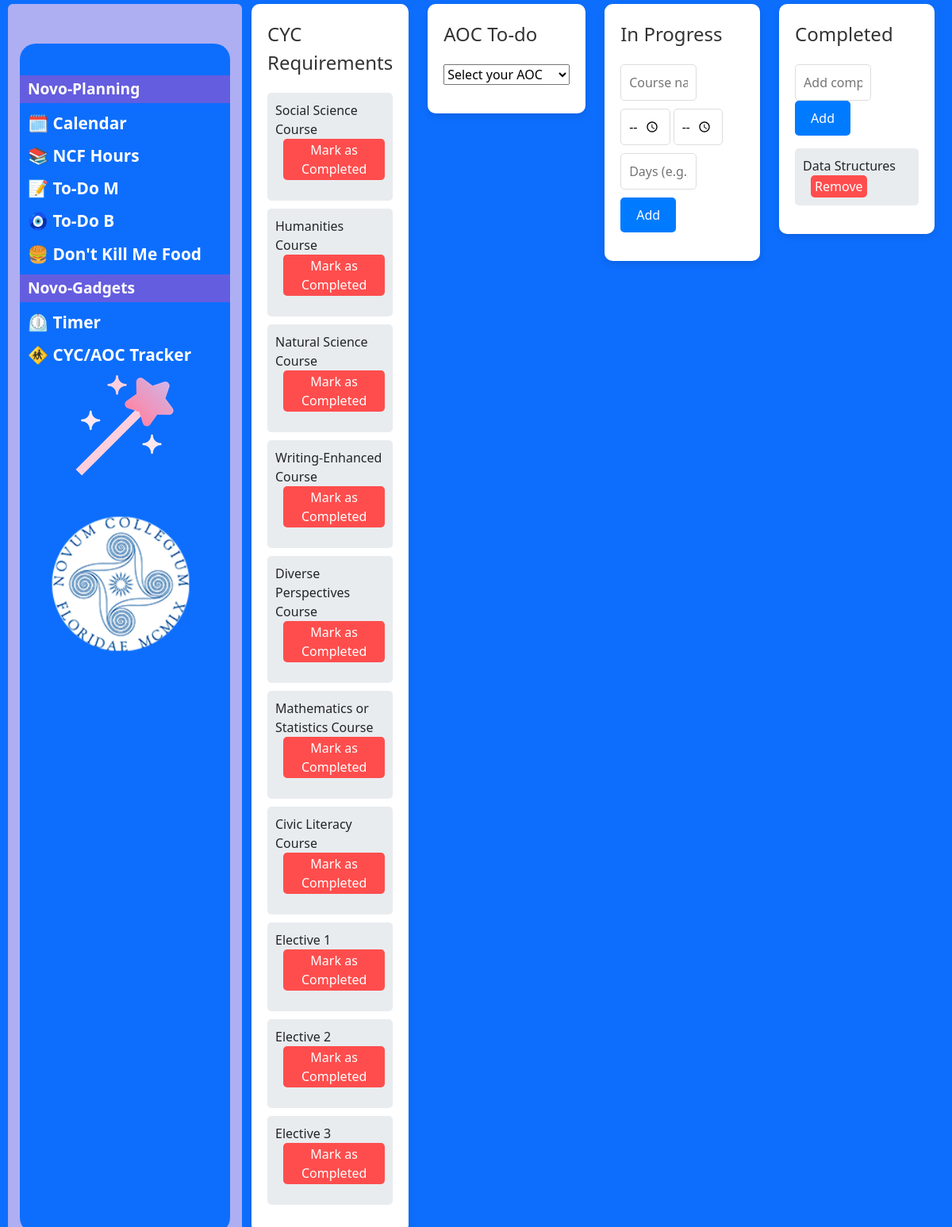
/cycreq/, run on the app's committed database.
### NovoTaskNinja/models.py (models this page shows, shortened)
class CYCRequirement(models.Model):
    name = models.CharField(max_length=200)
    is_completed = models.BooleanField(default=False)

class CompletedCourse(models.Model):
    name = models.CharField(max_length=100)
    date_completed = models.DateTimeField(auto_now_add=True)

### NovoTaskNinja/views.py (the view, shortened to what this page needs)
# urls.py: path('cycreq/', views.cycreq, name='cycreq'),
@require_http_methods(["GET", "POST"])
def cycreq(request):
    in_progress_courses = InProgressCourse.objects.all()
    completed_courses = CompletedCourse.objects.all()
    cyc_requirements = CYCRequirement.objects.all()
    context = {
        'in_progress_courses': in_progress_courses,
        'completed_courses': completed_courses,
        'cyc_requirements': cyc_requirements
    }
    return render(request, 'NovoTaskNinja/cycreq.html', context)

### NovoTaskNinja/templates/NovoTaskNinja/cycreq.html (shortened to what this page needs)
{% extends './base.html' %}
{% load static %}
{% block content %}
<html lang="en">
<head>
    <link rel="stylesheet" href="{% static 'css/cycreq/cycreq.css' %}">
</head>
<body>
<div class="container">
    <div class="row">
        <div class="col">
            <div class="checklist">
                <div class="checklist-header">CYC Requirements</div>
                <ul class="checklist-content">
                    {% for requirement in cyc_requirements %}
                    <li class="{% if requirement.is_completed %}completed{% endif %}">
                        {{ requirement.name }}
                        <form method="POST" action="{% url 'cycreq' %}">
                            <button type="submit" class="{% if requirement.is_completed %}complete-btn{% else %}remove-btn{% endif %}">
                                {% if requirement.is_completed %}Unmark{% else %}Mark as Completed{% endif %}
                            </button>
                        </form>
                    </li>
                    {% endfor %}
                </ul>
            </div>
        </div>
        <div class="col">
            <div class="checklist">
                <div class="checklist-header">AOC To-do</div>
                <select id="aoc-select">
                    <option value="">Select your AOC</option>
                </select>
            </div>
        </div>
        <div class="col">
<div class="checklist">
    <div class="checklist-header">In Progress</div>
    <form method="POST" action="{% url 'cycreq' %}">
        <input type="text" name="course_name" placeholder="Course name" class="course-input">
        <input type="time" name="start_time" placeholder="Start time" class="time-input">
        <input type="time" name="end_time" placeholder="End time" class="time-input">
        <input type="text" name="days_of_week" placeholder="Days (e.g., MWF)" class="days-input">
        <button type="submit" class="add-btn">Add</button>
    </form>
</div>
        </div>
        <div class="col">
            <div class="checklist">
                <div class="checklist-header">Completed</div>
                <form method="POST" action="{% url 'cycreq' %}">
                    <input type="text" name="course_name" placeholder="Add completed course">
                    <button type="submit">Add</button>
                </form>
                <ul id="completed-list" class="checklist-content">
                    {% for course in completed_courses %}
                    <li>
                        {{ course.name }}
                        <form method="POST" action="{% url 'cycreq' %}" style="display:inline;">
                            <button type="submit" class="remove-btn">Remove</button>
                        </form>
                    </li>
                    {% endfor %}
                </ul>
            </div>
        </div>
    </div>
</div>
</body>
</html>
{% endblock %}

### NovoTaskNinja/templates/NovoTaskNinja/base.html (shortened to what this page needs)
{% load static %}
<html lang="en" dir="ltr">
<head>
    <link href="https://cdn.jsdelivr.net/npm/bootstrap@5.3.2/dist/css/bootstrap.min.css" rel="stylesheet">
    <link rel="stylesheet" href="{% static 'css/base/base.css' %}">
</head>
<body>
    <div class="body-cont">
        <div class="col-3 nav-section rounded">
            <div class="bg-primary nav-links">
                <div class="nav-divider">Novo-Planning</div>
                <div><a href="{% url 'calendar' %}">🗓️ Calendar</a></div>
                <div><a href="{% url 'ncfhours' %}">📚 NCF Hours</a></div>
                <div><a href="{% url 'todo' %}">📝 To-Do M</a></div>
                <div><a href="{% url 'bilgestodo' %}">🧿 To-Do B</a></div>
                <div><a href="{% url 'dontkillmefood' %}">🍔 Don't Kill Me Food</a></div>
                <div class="nav-divider">Novo-Gadgets</div>
                <div><a href="{% url 'timer' %}">⏲️ Timer</a></div>
                <div><a href="{% url 'cycreq' %}">🚸 CYC/AOC Tracker</a></div>
                <div><a href="{% url 'surprise' %}"><img src="{% static 'images/magicwand.png' %}" alt="Surprise" style="display: block; margin-left: auto; margin-right: auto;"></a></div>
                <img src="{% static 'images/logo.png' %}" alt="logo" class="logo">
            </div>
        </div>
        <div id="content" name="content" class="main">
            {% block content %}
            {% endblock %}
        </div>
    </div>
</body>
</html>

### NovoTaskNinja/static/css/base/base.css (style rules this page uses)
body { background-color: rgb(226, 215, 215); margin: 5px 10px; }
.body-cont { width: 100%; display: flex; min-height: calc(100vh - 10px); }
.nav-section { background: rgb(174, 174, 243); padding: 20px 5px; display: flex; flex-direction: column; gap: 10px; max-width: 300px; }
@media (min-height: 650px) and (min-width: 800px) { .nav-section { font-size: 1.8rem; font-weight: bold; padding: 40px 15px; } }
.nav-links { flex: 1; margin-bottom: -20px; border-radius: 20px; margin-top: 10px; padding: 40px 10px; display: flex; flex-direction: column; gap: 10px; font-size: 1.1rem; }
.nav-links a { color: white; text-decoration: none; }
@media (min-height: 650px) and (min-width: 800px) { .nav-links { font-size: 1.3rem; color: white; } }
@media (min-height: 650px) and (min-width: 800px) { .nav-divider { font-size: 1.5rem; } }
@media (min-height: 650px) and (min-width: 800px) { .nav-links a { color: white; text-decoration: none; } }
.nav-divider { background: #655ddf; margin: 0px -10px; padding: 3px 10px; font-weight: bolder; font-size: 1.2rem; }

### NovoTaskNinja/static/css/cycreq/cycreq.css (style rules this page uses)
body { background-color: #0d6efd; }
.container { display: flex; justify-content: space-around; flex-wrap: wrap; gap: 20px; }
.checklist { background-color: #ffffff; padding: 20px; border-radius: 10px; box-shadow: 0 4px 8px rgba(0, 0, 0, 0.1); flex-basis: 30%; margin-bottom: 20px; }
.checklist-header { font-size: 24px; color: #333333; margin-bottom: 20px; }
.checklist-content { list-style: none; padding: 0; }
.checklist-content li { padding: 10px; margin-bottom: 10px; background-color: #e9ecef; border-radius: 5px; }
input[type="text"] { width: calc(100% - 60px); padding: 10px; margin-right: 10px; border: 1px solid #ddd; border-radius: 5px; }
button { padding: 10px 20px; background-color: #007bff; color: white; border: none; border-radius: 5px; cursor: pointer; }
.remove-btn { margin-left: 10px; padding: 2px 5px; background-color: #ff4d4d; color: white; border: none; border-radius: 5px; cursor: pointer; }
.course-input, .time-input, .days-input { width: 40%; padding: 10px; margin-bottom: 10px; border: 1px solid #ddd; border-radius: 5px; }
.add-btn { padding: 10px 20px; background-color: #007bff; color: white; border: none; border-radius: 5px; cursor: pointer; }

### data on the page
CYCRequirement: name "Social Science Course", is_completed "Mark as Completed"
CYCRequirement: name "Humanities Course", is_completed "Mark as Completed"
CYCRequirement: name "Natural Science Course", is_completed "Mark as Completed"
CYCRequirement: name "Writing-Enhanced Course", is_completed "Mark as Completed"
CYCRequirement: name "Diverse Perspectives Course", is_completed "Mark as Completed"
CYCRequirement: name "Mathematics or Statistics Course", is_completed "Mark as Completed"
CYCRequirement: name "Civic Literacy Course", is_completed "Mark as Completed"
CYCRequirement: name "Elective 1", is_completed "Mark as Completed"
CYCRequirement: name "Elective 2", is_completed "Mark as Completed"
CYCRequirement: name "Elective 3", is_completed "Mark as Completed"
CompletedCourse: name "Data Structures"
